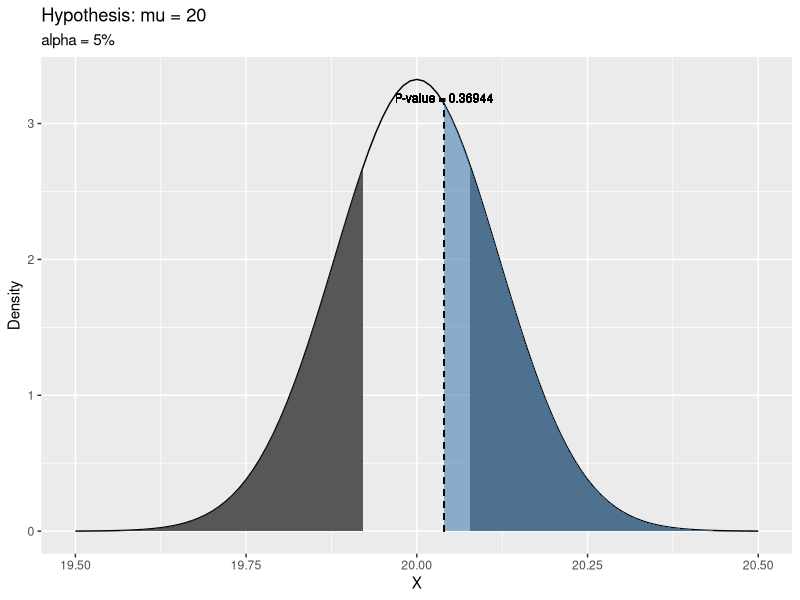

Source code (R):
ipak <- function(pkg){
  new.pkg <- pkg[!(pkg %in% installed.packages()[, "Package"])]
  if (length(new.pkg)) 
    install.packages(new.pkg, dependencies = TRUE)
  sapply(pkg, require, character.only = TRUE)
}

packages <- c("dplyr", "ggplot2")
ipak(packages)

## Un torno automático produce pieza con longitud X (X es variable aleatoria con distribución normal con sd = 0.12mm)

# b) alpha = 5% 

# H_0 (está bien ajustado): mu = 20mm 
# H_a (posición incorrecta): mu <> 20mm
# muestra aleatoria de 9 piezas x_muestral = 20.04mm

# population
#   - normal distrib
mu <- 20
sd <- 0.12

# sample
n <- 9
mean_s <- 20.04

# test
alpha <- 0.05
std_error <- sd/sqrt(n)

norm_score_inf <- mu + qnorm(alpha/2, 0, 1, lower.tail = T) * std_error 
norm_score_sup <- mu + qnorm(alpha/2, 0, 1, lower.tail = F) * std_error 

# validations
# pnorm(norm_score_inf, mu, sd, lower.tail = T) ¿<> alpha/2?
# pnorm(norm_score_sup, mu, sd, lower.tail = F) ¿<> alpha/2?

# estimator
x_obs <- mean_s

# decision rule
#  -  x_obs <= norm_score_inf || x_obs >= norm_score_sup  => reject H_0
#  -  norm_score_inf < x_obs < norm_score_sup  => don't reject H_0
x_obs <= norm_score_inf || x_obs >= norm_score_sup

# decision rule
#  -  p_value < alpha  => reject H_0
p_value <- pnorm(x_obs, mu, sd, lower.tail = F) 

p_value < alpha

# graphical representation
x_inf <- 19.5
x_sup <- 20.5
events <- seq(x_inf,x_sup,0.05)
df <- data.frame(events, density = dnorm(x = events, mu, sd))  

ggplot(df, aes(x = events)) +
  stat_function(fun = dnorm,
                args = list(
                  mean = mu,
                  sd = sd
                ),
                geom = "line") +
  stat_function(fun = dnorm,
                args = list(
                  mean = mu,
                  sd = sd
                ),
                geom = "area",
                alpha = 0.8,
                xlim = c(norm_score_sup,x_sup)) + 
  stat_function(fun = dnorm,
                args = list(
                  mean = mu,
                  sd = sd
                ),
                geom = "area",
              alpha = 0.8,
              xlim = c(x_inf,norm_score_inf)) +
  stat_function(fun = dnorm,
                args = list(
                  mean = mu,
                  sd = sd
                ),
                geom = "area",
                alpha = 0.6,
                fill = "steelblue",
                xlim = c(x_obs,x_sup)) + 
  geom_segment(aes(x = x_obs, xend = x_obs, y = 0, yend = dnorm(x_obs, mu, sd)), 
               lty = "dashed") + 
  geom_text(
    aes(label = paste(c("P-value = ", round(p_value,5)), collapse = ""), x = x_obs, y = dnorm(x_obs, mu, sd) + 0.01),
    position = position_dodge(0.9),
    size = 3,
    vjust = 0
  ) +
  labs(title = "Hypothesis: mu = 20",
       subtitle = "alpha = 5%",
       x = "X",
       y = "Density")



# c) mu_real = 19.95mm ; prob de aceptar H_0?

# H_0 (está bien ajustado): mu = 20mm 
# H_a (posición incorrecta): mu = 19.95mm
# muestra aleatoria de 9 piezas x_muestral = 20.04mm

# e) potencia de la prueba